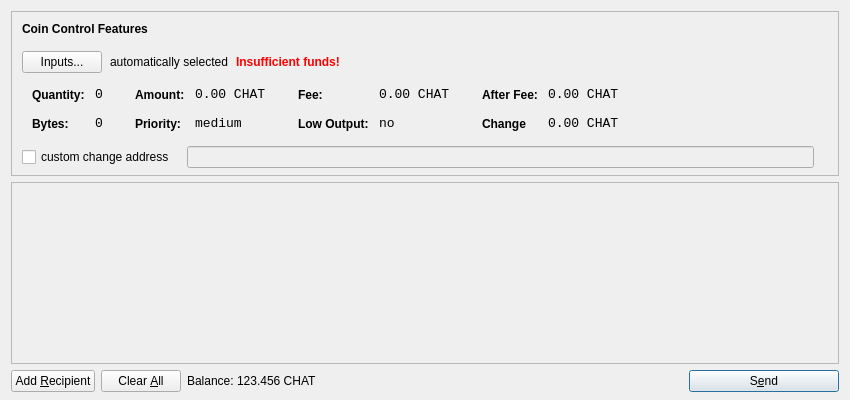
<?xml version="1.0" encoding="UTF-8"?>
<ui version="4.0">
 <class>SendCoinsDialog</class>
 <widget class="QDialog" name="SendCoinsDialog">
  <property name="geometry">
   <rect>
    <x>0</x>
    <y>0</y>
    <width>850</width>
    <height>400</height>
   </rect>
  </property>
  <property name="windowTitle">
   <string>Send Coins</string>
  </property>
  <layout class="QVBoxLayout" name="verticalLayout" stretch="0,1,0">
   <property name="bottomMargin">
    <number>8</number>
   </property>
   <item>
    <widget class="QFrame" name="frameCoinControl">
     <property name="sizePolicy">
      <sizepolicy hsizetype="Expanding" vsizetype="Expanding">
       <horstretch>0</horstretch>
       <verstretch>0</verstretch>
      </sizepolicy>
     </property>
     <property name="maximumSize">
      <size>
       <width>16777215</width>
       <height>16777215</height>
      </size>
     </property>
     <property name="frameShape">
      <enum>QFrame::StyledPanel</enum>
     </property>
     <property name="frameShadow">
      <enum>QFrame::Sunken</enum>
     </property>
     <layout class="QVBoxLayout" name="verticalLayoutCoinControl2">
      <property name="spacing">
       <number>-1</number>
      </property>
      <property name="leftMargin">
       <number>0</number>
      </property>
      <property name="topMargin">
       <number>0</number>
      </property>
      <property name="rightMargin">
       <number>0</number>
      </property>
      <property name="bottomMargin">
       <number>6</number>
      </property>
      <item>
       <layout class="QVBoxLayout" name="verticalLayoutCoinControl" stretch="0,0,0,0,1">
        <property name="spacing">
         <number>0</number>
        </property>
        <property name="leftMargin">
         <number>10</number>
        </property>
        <property name="topMargin">
         <number>10</number>
        </property>
        <item>
         <layout class="QHBoxLayout" name="horizontalLayoutCoinControl1">
          <property name="bottomMargin">
           <number>15</number>
          </property>
          <item>
           <widget class="QLabel" name="labelCoinControlFeatures">
            <property name="sizePolicy">
             <sizepolicy hsizetype="Preferred" vsizetype="Maximum">
              <horstretch>0</horstretch>
              <verstretch>0</verstretch>
             </sizepolicy>
            </property>
            <property name="font">
             <font>
              <weight>75</weight>
              <bold>true</bold>
             </font>
            </property>
            <property name="styleSheet">
             <string notr="true">font-weight:bold;</string>
            </property>
            <property name="text">
             <string>Coin Control Features</string>
            </property>
           </widget>
          </item>
         </layout>
        </item>
        <item>
         <layout class="QHBoxLayout" name="horizontalLayoutCoinControl2" stretch="0,0,0,0">
          <property name="spacing">
           <number>8</number>
          </property>
          <property name="bottomMargin">
           <number>10</number>
          </property>
          <item>
           <widget class="QPushButton" name="pushButtonCoinControl">
            <property name="styleSheet">
             <string notr="true"/>
            </property>
            <property name="text">
             <string>Inputs...</string>
            </property>
           </widget>
          </item>
          <item>
           <widget class="QLabel" name="labelCoinControlAutomaticallySelected">
            <property name="text">
             <string>automatically selected</string>
            </property>
            <property name="margin">
             <number>5</number>
            </property>
           </widget>
          </item>
          <item>
           <widget class="QLabel" name="labelCoinControlInsuffFunds">
            <property name="font">
             <font>
              <weight>75</weight>
              <bold>true</bold>
             </font>
            </property>
            <property name="styleSheet">
             <string notr="true">color:red;font-weight:bold;</string>
            </property>
            <property name="text">
             <string>Insufficient funds!</string>
            </property>
            <property name="margin">
             <number>5</number>
            </property>
           </widget>
          </item>
          <item>
           <spacer name="horizontalSpacerCoinControl">
            <property name="orientation">
             <enum>Qt::Horizontal</enum>
            </property>
            <property name="sizeHint" stdset="0">
             <size>
              <width>40</width>
              <height>1</height>
             </size>
            </property>
           </spacer>
          </item>
         </layout>
        </item>
        <item>
         <widget class="QWidget" name="widgetCoinControl" native="true">
          <property name="sizePolicy">
           <sizepolicy hsizetype="Preferred" vsizetype="Preferred">
            <horstretch>0</horstretch>
            <verstretch>0</verstretch>
           </sizepolicy>
          </property>
          <property name="minimumSize">
           <size>
            <width>0</width>
            <height>0</height>
           </size>
          </property>
          <property name="styleSheet">
           <string notr="true"/>
          </property>
          <layout class="QHBoxLayout" name="horizontalLayoutCoinControl5">
           <property name="margin">
            <number>0</number>
           </property>
           <item>
            <layout class="QHBoxLayout" name="horizontalLayoutCoinControl3" stretch="0,0,0,1">
             <property name="spacing">
              <number>20</number>
             </property>
             <property name="topMargin">
              <number>0</number>
             </property>
             <property name="bottomMargin">
              <number>10</number>
             </property>
             <item>
              <layout class="QFormLayout" name="formLayoutCoinControl1">
               <property name="horizontalSpacing">
                <number>10</number>
               </property>
               <property name="verticalSpacing">
                <number>14</number>
               </property>
               <property name="leftMargin">
                <number>10</number>
               </property>
               <property name="topMargin">
                <number>4</number>
               </property>
               <property name="rightMargin">
                <number>6</number>
               </property>
               <item row="0" column="0">
                <widget class="QLabel" name="labelCoinControlQuantityText">
                 <property name="styleSheet">
                  <string notr="true">font-weight:bold;</string>
                 </property>
                 <property name="text">
                  <string>Quantity:</string>
                 </property>
                 <property name="margin">
                  <number>0</number>
                 </property>
                </widget>
               </item>
               <item row="0" column="1">
                <widget class="QLabel" name="labelCoinControlQuantity">
                 <property name="font">
                  <font>
                   <family>Monospace</family>
                   <pointsize>10</pointsize>
                  </font>
                 </property>
                 <property name="cursor">
                  <cursorShape>IBeamCursor</cursorShape>
                 </property>
                 <property name="contextMenuPolicy">
                  <enum>Qt::ActionsContextMenu</enum>
                 </property>
                 <property name="text">
                  <string>0</string>
                 </property>
                 <property name="margin">
                  <number>0</number>
                 </property>
                 <property name="textInteractionFlags">
                  <set>Qt::LinksAccessibleByMouse|Qt::TextSelectableByKeyboard|Qt::TextSelectableByMouse</set>
                 </property>
                </widget>
               </item>
               <item row="1" column="0">
                <widget class="QLabel" name="labelCoinControlBytesText">
                 <property name="styleSheet">
                  <string notr="true">font-weight:bold;</string>
                 </property>
                 <property name="text">
                  <string>Bytes:</string>
                 </property>
                </widget>
               </item>
               <item row="1" column="1">
                <widget class="QLabel" name="labelCoinControlBytes">
                 <property name="font">
                  <font>
                   <family>Monospace</family>
                   <pointsize>10</pointsize>
                  </font>
                 </property>
                 <property name="cursor">
                  <cursorShape>IBeamCursor</cursorShape>
                 </property>
                 <property name="contextMenuPolicy">
                  <enum>Qt::ActionsContextMenu</enum>
                 </property>
                 <property name="text">
                  <string>0</string>
                 </property>
                 <property name="textInteractionFlags">
                  <set>Qt::LinksAccessibleByMouse|Qt::TextSelectableByKeyboard|Qt::TextSelectableByMouse</set>
                 </property>
                </widget>
               </item>
              </layout>
             </item>
             <item>
              <layout class="QFormLayout" name="formLayoutCoinControl2">
               <property name="horizontalSpacing">
                <number>10</number>
               </property>
               <property name="verticalSpacing">
                <number>14</number>
               </property>
               <property name="leftMargin">
                <number>6</number>
               </property>
               <property name="topMargin">
                <number>4</number>
               </property>
               <property name="rightMargin">
                <number>6</number>
               </property>
               <item row="0" column="0">
                <widget class="QLabel" name="labelCoinControlAmountText">
                 <property name="styleSheet">
                  <string notr="true">font-weight:bold;</string>
                 </property>
                 <property name="text">
                  <string>Amount:</string>
                 </property>
                 <property name="margin">
                  <number>0</number>
                 </property>
                </widget>
               </item>
               <item row="0" column="1">
                <widget class="QLabel" name="labelCoinControlAmount">
                 <property name="font">
                  <font>
                   <family>Monospace</family>
                   <pointsize>10</pointsize>
                  </font>
                 </property>
                 <property name="cursor">
                  <cursorShape>IBeamCursor</cursorShape>
                 </property>
                 <property name="contextMenuPolicy">
                  <enum>Qt::ActionsContextMenu</enum>
                 </property>
                 <property name="text">
                  <string>0.00 CHAT</string>
                 </property>
                 <property name="textInteractionFlags">
                  <set>Qt::LinksAccessibleByMouse|Qt::TextSelectableByKeyboard|Qt::TextSelectableByMouse</set>
                 </property>
                </widget>
               </item>
               <item row="1" column="0">
                <widget class="QLabel" name="labelCoinControlPriorityText">
                 <property name="styleSheet">
                  <string notr="true">font-weight:bold;</string>
                 </property>
                 <property name="text">
                  <string>Priority:</string>
                 </property>
                </widget>
               </item>
               <item row="1" column="1">
                <widget class="QLabel" name="labelCoinControlPriority">
                 <property name="font">
                  <font>
                   <family>Monospace</family>
                   <pointsize>10</pointsize>
                  </font>
                 </property>
                 <property name="cursor">
                  <cursorShape>IBeamCursor</cursorShape>
                 </property>
                 <property name="contextMenuPolicy">
                  <enum>Qt::ActionsContextMenu</enum>
                 </property>
                 <property name="text">
                  <string>medium</string>
                 </property>
                 <property name="textInteractionFlags">
                  <set>Qt::LinksAccessibleByMouse|Qt::TextSelectableByKeyboard|Qt::TextSelectableByMouse</set>
                 </property>
                </widget>
               </item>
              </layout>
             </item>
             <item>
              <layout class="QFormLayout" name="formLayoutCoinControl3">
               <property name="horizontalSpacing">
                <number>10</number>
               </property>
               <property name="verticalSpacing">
                <number>14</number>
               </property>
               <property name="leftMargin">
                <number>6</number>
               </property>
               <property name="topMargin">
                <number>4</number>
               </property>
               <property name="rightMargin">
                <number>6</number>
               </property>
               <item row="0" column="0">
                <widget class="QLabel" name="labelCoinControlFeeText">
                 <property name="styleSheet">
                  <string notr="true">font-weight:bold;</string>
                 </property>
                 <property name="text">
                  <string>Fee:</string>
                 </property>
                 <property name="margin">
                  <number>0</number>
                 </property>
                </widget>
               </item>
               <item row="0" column="1">
                <widget class="QLabel" name="labelCoinControlFee">
                 <property name="font">
                  <font>
                   <family>Monospace</family>
                   <pointsize>10</pointsize>
                  </font>
                 </property>
                 <property name="cursor">
                  <cursorShape>IBeamCursor</cursorShape>
                 </property>
                 <property name="contextMenuPolicy">
                  <enum>Qt::ActionsContextMenu</enum>
                 </property>
                 <property name="text">
                  <string>0.00 CHAT</string>
                 </property>
                 <property name="textInteractionFlags">
                  <set>Qt::LinksAccessibleByMouse|Qt::TextSelectableByKeyboard|Qt::TextSelectableByMouse</set>
                 </property>
                </widget>
               </item>
               <item row="1" column="0">
                <widget class="QLabel" name="labelCoinControlLowOutputText">
                 <property name="styleSheet">
                  <string notr="true">font-weight:bold;</string>
                 </property>
                 <property name="text">
                  <string>Low Output:</string>
                 </property>
                </widget>
               </item>
               <item row="1" column="1">
                <widget class="QLabel" name="labelCoinControlLowOutput">
                 <property name="font">
                  <font>
                   <family>Monospace</family>
                   <pointsize>10</pointsize>
                  </font>
                 </property>
                 <property name="cursor">
                  <cursorShape>IBeamCursor</cursorShape>
                 </property>
                 <property name="contextMenuPolicy">
                  <enum>Qt::ActionsContextMenu</enum>
                 </property>
                 <property name="text">
                  <string>no</string>
                 </property>
                 <property name="textInteractionFlags">
                  <set>Qt::LinksAccessibleByMouse|Qt::TextSelectableByKeyboard|Qt::TextSelectableByMouse</set>
                 </property>
                </widget>
               </item>
              </layout>
             </item>
             <item>
              <layout class="QFormLayout" name="formLayoutCoinControl4">
               <property name="horizontalSpacing">
                <number>10</number>
               </property>
               <property name="verticalSpacing">
                <number>14</number>
               </property>
               <property name="leftMargin">
                <number>6</number>
               </property>
               <property name="topMargin">
                <number>4</number>
               </property>
               <property name="rightMargin">
                <number>6</number>
               </property>
               <item row="0" column="0">
                <widget class="QLabel" name="labelCoinControlAfterFeeText">
                 <property name="styleSheet">
                  <string notr="true">font-weight:bold;</string>
                 </property>
                 <property name="text">
                  <string>After Fee:</string>
                 </property>
                 <property name="margin">
                  <number>0</number>
                 </property>
                </widget>
               </item>
               <item row="0" column="1">
                <widget class="QLabel" name="labelCoinControlAfterFee">
                 <property name="font">
                  <font>
                   <family>Monospace</family>
                   <pointsize>10</pointsize>
                  </font>
                 </property>
                 <property name="cursor">
                  <cursorShape>IBeamCursor</cursorShape>
                 </property>
                 <property name="contextMenuPolicy">
                  <enum>Qt::ActionsContextMenu</enum>
                 </property>
                 <property name="text">
                  <string>0.00 CHAT</string>
                 </property>
                 <property name="textInteractionFlags">
                  <set>Qt::LinksAccessibleByMouse|Qt::TextSelectableByKeyboard|Qt::TextSelectableByMouse</set>
                 </property>
                </widget>
               </item>
               <item row="1" column="0">
                <widget class="QLabel" name="labelCoinControlChangeText">
                 <property name="styleSheet">
                  <string notr="true">font-weight:bold;</string>
                 </property>
                 <property name="text">
                  <string>Change</string>
                 </property>
                </widget>
               </item>
               <item row="1" column="1">
                <widget class="QLabel" name="labelCoinControlChange">
                 <property name="font">
                  <font>
                   <family>Monospace</family>
                   <pointsize>10</pointsize>
                  </font>
                 </property>
                 <property name="cursor">
                  <cursorShape>IBeamCursor</cursorShape>
                 </property>
                 <property name="contextMenuPolicy">
                  <enum>Qt::ActionsContextMenu</enum>
                 </property>
                 <property name="text">
                  <string>0.00 CHAT</string>
                 </property>
                 <property name="textInteractionFlags">
                  <set>Qt::LinksAccessibleByMouse|Qt::TextSelectableByKeyboard|Qt::TextSelectableByMouse</set>
                 </property>
                </widget>
               </item>
              </layout>
             </item>
            </layout>
           </item>
          </layout>
         </widget>
        </item>
        <item>
         <layout class="QHBoxLayout" name="horizontalLayoutCoinControl4" stretch="0,0,0">
          <property name="spacing">
           <number>12</number>
          </property>
          <property name="sizeConstraint">
           <enum>QLayout::SetDefaultConstraint</enum>
          </property>
          <property name="topMargin">
           <number>5</number>
          </property>
          <property name="rightMargin">
           <number>5</number>
          </property>
          <item>
           <widget class="QCheckBox" name="checkBoxCoinControlChange">
            <property name="text">
             <string>custom change address</string>
            </property>
           </widget>
          </item>
          <item>
           <widget class="QLineEdit" name="lineEditCoinControlChange">
            <property name="enabled">
             <bool>false</bool>
            </property>
            <property name="sizePolicy">
             <sizepolicy hsizetype="Expanding" vsizetype="Fixed">
              <horstretch>0</horstretch>
              <verstretch>0</verstretch>
             </sizepolicy>
            </property>
           </widget>
          </item>
          <item>
           <widget class="QLabel" name="labelCoinControlChangeLabel">
            <property name="sizePolicy">
             <sizepolicy hsizetype="Preferred" vsizetype="Expanding">
              <horstretch>0</horstretch>
              <verstretch>0</verstretch>
             </sizepolicy>
            </property>
            <property name="minimumSize">
             <size>
              <width>0</width>
              <height>0</height>
             </size>
            </property>
            <property name="text">
             <string/>
            </property>
            <property name="margin">
             <number>3</number>
            </property>
           </widget>
          </item>
         </layout>
        </item>
        <item>
         <spacer name="verticalSpacerCoinControl">
          <property name="orientation">
           <enum>Qt::Vertical</enum>
          </property>
          <property name="sizeHint" stdset="0">
           <size>
            <width>800</width>
            <height>1</height>
           </size>
          </property>
         </spacer>
        </item>
       </layout>
      </item>
     </layout>
    </widget>
   </item>
   <item>
    <widget class="QScrollArea" name="scrollArea">
     <property name="widgetResizable">
      <bool>true</bool>
     </property>
     <widget class="QWidget" name="scrollAreaWidgetContents">
      <property name="geometry">
       <rect>
        <x>0</x>
        <y>0</y>
        <width>830</width>
        <height>165</height>
       </rect>
      </property>
      <layout class="QVBoxLayout" name="verticalLayout_2">
       <property name="margin">
        <number>0</number>
       </property>
       <item>
        <layout class="QVBoxLayout" name="entries">
         <property name="spacing">
          <number>6</number>
         </property>
        </layout>
       </item>
       <item>
        <spacer name="verticalSpacer">
         <property name="orientation">
          <enum>Qt::Vertical</enum>
         </property>
         <property name="sizeHint" stdset="0">
          <size>
           <width>20</width>
           <height>40</height>
          </size>
         </property>
        </spacer>
       </item>
      </layout>
     </widget>
    </widget>
   </item>
   <item>
    <layout class="QHBoxLayout" name="horizontalLayout">
     <item>
      <widget class="QPushButton" name="addButton">
       <property name="toolTip">
        <string>Send to multiple recipients at once</string>
       </property>
       <property name="text">
        <string>Add &amp;Recipient</string>
       </property>
       <property name="icon">
        <iconset resource="../bitcoin.qrc">
         <normaloff>:/icons/add</normaloff>:/icons/add</iconset>
       </property>
       <property name="autoDefault">
        <bool>false</bool>
       </property>
      </widget>
     </item>
     <item>
      <widget class="QPushButton" name="clearButton">
       <property name="sizePolicy">
        <sizepolicy hsizetype="Minimum" vsizetype="Fixed">
         <horstretch>0</horstretch>
         <verstretch>0</verstretch>
        </sizepolicy>
       </property>
       <property name="toolTip">
        <string>Remove all transaction fields</string>
       </property>
       <property name="text">
        <string>Clear &amp;All</string>
       </property>
       <property name="icon">
        <iconset resource="../bitcoin.qrc">
         <normaloff>:/icons/remove</normaloff>:/icons/remove</iconset>
       </property>
       <property name="autoRepeatDelay">
        <number>300</number>
       </property>
       <property name="autoDefault">
        <bool>false</bool>
       </property>
      </widget>
     </item>
     <item>
      <layout class="QHBoxLayout" name="horizontalLayout_2">
       <property name="spacing">
        <number>3</number>
       </property>
       <item>
        <widget class="QLabel" name="label">
         <property name="sizePolicy">
          <sizepolicy hsizetype="Preferred" vsizetype="Fixed">
           <horstretch>0</horstretch>
           <verstretch>0</verstretch>
          </sizepolicy>
         </property>
         <property name="text">
          <string>Balance:</string>
         </property>
        </widget>
       </item>
       <item>
        <widget class="QLabel" name="labelBalance">
         <property name="sizePolicy">
          <sizepolicy hsizetype="Preferred" vsizetype="Fixed">
           <horstretch>0</horstretch>
           <verstretch>0</verstretch>
          </sizepolicy>
         </property>
         <property name="cursor">
          <cursorShape>IBeamCursor</cursorShape>
         </property>
         <property name="text">
          <string>123.456 CHAT</string>
         </property>
         <property name="textInteractionFlags">
          <set>Qt::LinksAccessibleByMouse|Qt::TextSelectableByKeyboard|Qt::TextSelectableByMouse</set>
         </property>
        </widget>
       </item>
      </layout>
     </item>
     <item>
      <spacer name="horizontalSpacer">
       <property name="orientation">
        <enum>Qt::Horizontal</enum>
       </property>
       <property name="sizeHint" stdset="0">
        <size>
         <width>40</width>
         <height>20</height>
        </size>
       </property>
      </spacer>
     </item>
     <item>
      <widget class="QPushButton" name="sendButton">
       <property name="minimumSize">
        <size>
         <width>150</width>
         <height>0</height>
        </size>
       </property>
       <property name="toolTip">
        <string>Confirm the send action</string>
       </property>
       <property name="text">
        <string>S&amp;end</string>
       </property>
       <property name="icon">
        <iconset resource="../bitcoin.qrc">
         <normaloff>:/icons/send</normaloff>:/icons/send</iconset>
       </property>
       <property name="default">
        <bool>true</bool>
       </property>
      </widget>
     </item>
    </layout>
   </item>
  </layout>
 </widget>
 <resources>
  <include location="../bitcoin.qrc"/>
 </resources>
 <connections/>
</ui>
